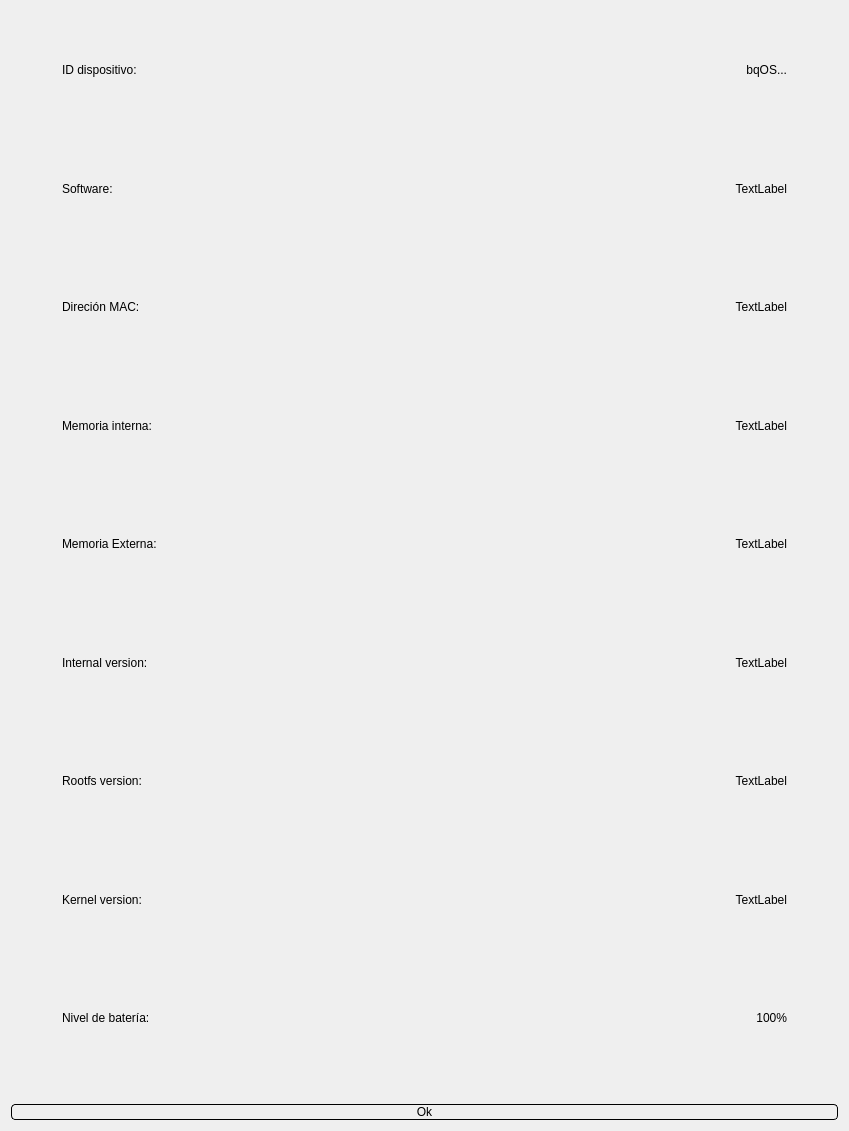
<?xml version="1.0" encoding="UTF-8"?>
<ui version="4.0">
 <class>DeviceInfoDialog</class>
 <widget class="QDialog" name="DeviceInfoDialog">
  <property name="geometry">
   <rect>
    <x>0</x>
    <y>0</y>
    <width>849</width>
    <height>1131</height>
   </rect>
  </property>
  <property name="windowTitle">
   <string>Dialog</string>
  </property>
  <property name="styleSheet">
   <string notr="true" />
  </property>
  <layout class="QVBoxLayout" name="verticalLayout">
   <item>
    <widget class="QWidget" name="settingsMenuListCont" native="true">
     <property name="sizePolicy">
      <sizepolicy hsizetype="Minimum" vsizetype="Expanding">
       <horstretch>0</horstretch>
       <verstretch>0</verstretch>
      </sizepolicy>
     </property>
     <property name="styleSheet">
      <string notr="true" />
     </property>
     <layout class="QVBoxLayout" name="verticalLayout_3">
      <property name="spacing">
       <number>0</number>
      </property>
      <property name="leftMargin">
       <number>1</number>
      </property>
      <property name="topMargin">
       <number>0</number>
      </property>
      <property name="rightMargin">
       <number>1</number>
      </property>
      <property name="bottomMargin">
       <number>1</number>
      </property>
      <item>
       <widget class="QWidget" name="widget" native="true">
        <layout class="QHBoxLayout" name="horizontalLayout_9">
         <property name="spacing">
          <number>0</number>
         </property>
         <property name="leftMargin">
          <number>50</number>
         </property>
         <property name="topMargin">
          <number>0</number>
         </property>
         <property name="rightMargin">
          <number>50</number>
         </property>
         <property name="bottomMargin">
          <number>0</number>
         </property>
         <item>
          <widget class="QLabel" name="idDeviceLbl">
           <property name="minimumSize">
            <size>
             <width>230</width>
             <height>60</height>
            </size>
           </property>
           <property name="maximumSize">
            <size>
             <width>325</width>
             <height>85</height>
            </size>
           </property>
           <property name="text">
            <string>ID dispositivo:</string>
           </property>
           <property name="alignment">
            <set>Qt::AlignLeading|Qt::AlignLeft|Qt::AlignVCenter</set>
           </property>
          </widget>
         </item>
         <item>
          <widget class="QLabel" name="idDeviceValLbl">
           <property name="minimumSize">
            <size>
             <width>250</width>
             <height>60</height>
            </size>
           </property>
           <property name="maximumSize">
            <size>
             <width>14142</width>
             <height>85</height>
            </size>
           </property>
           <property name="text">
            <string>bqOS...</string>
           </property>
           <property name="alignment">
            <set>Qt::AlignRight|Qt::AlignTrailing|Qt::AlignVCenter</set>
           </property>
          </widget>
         </item>
        </layout>
       </widget>
      </item>
      <item>
       <widget class="QWidget" name="widget_2" native="true">
        <layout class="QHBoxLayout" name="horizontalLayout_4">
         <property name="spacing">
          <number>0</number>
         </property>
         <property name="leftMargin">
          <number>50</number>
         </property>
         <property name="topMargin">
          <number>0</number>
         </property>
         <property name="rightMargin">
          <number>50</number>
         </property>
         <property name="bottomMargin">
          <number>0</number>
         </property>
         <item>
          <widget class="QLabel" name="softwareLbl">
           <property name="minimumSize">
            <size>
             <width>230</width>
             <height>60</height>
            </size>
           </property>
           <property name="maximumSize">
            <size>
             <width>325</width>
             <height>85</height>
            </size>
           </property>
           <property name="text">
            <string>Software:</string>
           </property>
           <property name="alignment">
            <set>Qt::AlignLeading|Qt::AlignLeft|Qt::AlignVCenter</set>
           </property>
          </widget>
         </item>
         <item>
          <widget class="QLabel" name="softwareValLbl">
           <property name="minimumSize">
            <size>
             <width>250</width>
             <height>60</height>
            </size>
           </property>
           <property name="maximumSize">
            <size>
             <width>14142</width>
             <height>85</height>
            </size>
           </property>
           <property name="text">
            <string>TextLabel</string>
           </property>
           <property name="alignment">
            <set>Qt::AlignRight|Qt::AlignTrailing|Qt::AlignVCenter</set>
           </property>
          </widget>
         </item>
        </layout>
       </widget>
      </item>
      <item>
       <widget class="QWidget" name="widget_3" native="true">
        <layout class="QHBoxLayout" name="horizontalLayout_3">
         <property name="spacing">
          <number>0</number>
         </property>
         <property name="leftMargin">
          <number>50</number>
         </property>
         <property name="topMargin">
          <number>0</number>
         </property>
         <property name="rightMargin">
          <number>50</number>
         </property>
         <property name="bottomMargin">
          <number>0</number>
         </property>
         <item>
          <widget class="QLabel" name="MACadressLbl">
           <property name="minimumSize">
            <size>
             <width>230</width>
             <height>60</height>
            </size>
           </property>
           <property name="maximumSize">
            <size>
             <width>325</width>
             <height>85</height>
            </size>
           </property>
           <property name="text">
            <string>Direci&#243;n MAC:</string>
           </property>
           <property name="alignment">
            <set>Qt::AlignLeading|Qt::AlignLeft|Qt::AlignVCenter</set>
           </property>
          </widget>
         </item>
         <item>
          <widget class="QLabel" name="MACaddressValLbl">
           <property name="minimumSize">
            <size>
             <width>250</width>
             <height>60</height>
            </size>
           </property>
           <property name="maximumSize">
            <size>
             <width>14142</width>
             <height>85</height>
            </size>
           </property>
           <property name="text">
            <string>TextLabel</string>
           </property>
           <property name="alignment">
            <set>Qt::AlignRight|Qt::AlignTrailing|Qt::AlignVCenter</set>
           </property>
          </widget>
         </item>
        </layout>
       </widget>
      </item>
      <item>
       <widget class="QWidget" name="widget_4" native="true">
        <layout class="QHBoxLayout" name="horizontalLayout_5">
         <property name="spacing">
          <number>0</number>
         </property>
         <property name="leftMargin">
          <number>50</number>
         </property>
         <property name="topMargin">
          <number>0</number>
         </property>
         <property name="rightMargin">
          <number>50</number>
         </property>
         <property name="bottomMargin">
          <number>0</number>
         </property>
         <item>
          <widget class="QLabel" name="internalMemLbl">
           <property name="minimumSize">
            <size>
             <width>230</width>
             <height>60</height>
            </size>
           </property>
           <property name="maximumSize">
            <size>
             <width>325</width>
             <height>85</height>
            </size>
           </property>
           <property name="text">
            <string>Memoria interna:</string>
           </property>
           <property name="alignment">
            <set>Qt::AlignLeading|Qt::AlignLeft|Qt::AlignVCenter</set>
           </property>
          </widget>
         </item>
         <item>
          <widget class="QLabel" name="internalMemValLbl">
           <property name="minimumSize">
            <size>
             <width>250</width>
             <height>60</height>
            </size>
           </property>
           <property name="maximumSize">
            <size>
             <width>14142</width>
             <height>85</height>
            </size>
           </property>
           <property name="text">
            <string>TextLabel</string>
           </property>
           <property name="alignment">
            <set>Qt::AlignRight|Qt::AlignTrailing|Qt::AlignVCenter</set>
           </property>
          </widget>
         </item>
        </layout>
       </widget>
      </item>
      <item>
       <widget class="QWidget" name="widget_5" native="true">
        <layout class="QHBoxLayout" name="horizontalLayout_6">
         <property name="spacing">
          <number>0</number>
         </property>
         <property name="leftMargin">
          <number>50</number>
         </property>
         <property name="topMargin">
          <number>0</number>
         </property>
         <property name="rightMargin">
          <number>50</number>
         </property>
         <property name="bottomMargin">
          <number>0</number>
         </property>
         <item>
          <widget class="QLabel" name="externalMemLbl">
           <property name="minimumSize">
            <size>
             <width>230</width>
             <height>60</height>
            </size>
           </property>
           <property name="maximumSize">
            <size>
             <width>325</width>
             <height>85</height>
            </size>
           </property>
           <property name="text">
            <string>Memoria Externa:</string>
           </property>
           <property name="alignment">
            <set>Qt::AlignLeading|Qt::AlignLeft|Qt::AlignVCenter</set>
           </property>
          </widget>
         </item>
         <item>
          <widget class="QLabel" name="externalMemValLbl">
           <property name="minimumSize">
            <size>
             <width>250</width>
             <height>60</height>
            </size>
           </property>
           <property name="maximumSize">
            <size>
             <width>14142</width>
             <height>85</height>
            </size>
           </property>
           <property name="text">
            <string>TextLabel</string>
           </property>
           <property name="alignment">
            <set>Qt::AlignRight|Qt::AlignTrailing|Qt::AlignVCenter</set>
           </property>
          </widget>
         </item>
        </layout>
       </widget>
      </item>
      <item>
       <widget class="QWidget" name="widget_6" native="true">
        <layout class="QHBoxLayout" name="horizontalLayout_14">
         <property name="spacing">
          <number>0</number>
         </property>
         <property name="leftMargin">
          <number>50</number>
         </property>
         <property name="topMargin">
          <number>0</number>
         </property>
         <property name="rightMargin">
          <number>50</number>
         </property>
         <property name="bottomMargin">
          <number>0</number>
         </property>
         <item>
          <widget class="QLabel" name="internalVersionLbl">
           <property name="minimumSize">
            <size>
             <width>230</width>
             <height>60</height>
            </size>
           </property>
           <property name="maximumSize">
            <size>
             <width>283</width>
             <height>85</height>
            </size>
           </property>
           <property name="text">
            <string>Internal version:</string>
           </property>
           <property name="alignment">
            <set>Qt::AlignLeading|Qt::AlignLeft|Qt::AlignVCenter</set>
           </property>
          </widget>
         </item>
         <item>
          <widget class="QLabel" name="internalVersionValLbl">
           <property name="minimumSize">
            <size>
             <width>0</width>
             <height>60</height>
            </size>
           </property>
           <property name="maximumSize">
            <size>
             <width>14142</width>
             <height>85</height>
            </size>
           </property>
           <property name="text">
            <string>TextLabel</string>
           </property>
           <property name="alignment">
            <set>Qt::AlignRight|Qt::AlignTrailing|Qt::AlignVCenter</set>
           </property>
          </widget>
         </item>
        </layout>
       </widget>
      </item>
      <item>
       <widget class="QWidget" name="widget_7" native="true">
        <layout class="QHBoxLayout" name="horizontalLayout_17">
         <property name="spacing">
          <number>0</number>
         </property>
         <property name="leftMargin">
          <number>50</number>
         </property>
         <property name="topMargin">
          <number>0</number>
         </property>
         <property name="rightMargin">
          <number>50</number>
         </property>
         <property name="bottomMargin">
          <number>0</number>
         </property>
         <item>
          <widget class="QLabel" name="rootFsLbl">
           <property name="minimumSize">
            <size>
             <width>230</width>
             <height>60</height>
            </size>
           </property>
           <property name="maximumSize">
            <size>
             <width>325</width>
             <height>85</height>
            </size>
           </property>
           <property name="text">
            <string>Rootfs version:</string>
           </property>
           <property name="alignment">
            <set>Qt::AlignLeading|Qt::AlignLeft|Qt::AlignVCenter</set>
           </property>
          </widget>
         </item>
         <item>
          <widget class="QLabel" name="rootFsValLbl">
           <property name="minimumSize">
            <size>
             <width>250</width>
             <height>60</height>
            </size>
           </property>
           <property name="maximumSize">
            <size>
             <width>14142</width>
             <height>85</height>
            </size>
           </property>
           <property name="text">
            <string>TextLabel</string>
           </property>
           <property name="alignment">
            <set>Qt::AlignRight|Qt::AlignTrailing|Qt::AlignVCenter</set>
           </property>
          </widget>
         </item>
        </layout>
       </widget>
      </item>
      <item>
       <widget class="QWidget" name="widget_8" native="true">
        <layout class="QHBoxLayout" name="horizontalLayout_13">
         <property name="spacing">
          <number>0</number>
         </property>
         <property name="leftMargin">
          <number>50</number>
         </property>
         <property name="topMargin">
          <number>0</number>
         </property>
         <property name="rightMargin">
          <number>50</number>
         </property>
         <property name="bottomMargin">
          <number>0</number>
         </property>
         <item>
          <widget class="QLabel" name="kernelVersionLbl">
           <property name="minimumSize">
            <size>
             <width>230</width>
             <height>60</height>
            </size>
           </property>
           <property name="maximumSize">
            <size>
             <width>325</width>
             <height>85</height>
            </size>
           </property>
           <property name="text">
            <string>Kernel version:</string>
           </property>
           <property name="alignment">
            <set>Qt::AlignLeading|Qt::AlignLeft|Qt::AlignVCenter</set>
           </property>
          </widget>
         </item>
         <item>
          <widget class="QLabel" name="kernelVersionVaLbl">
           <property name="minimumSize">
            <size>
             <width>250</width>
             <height>60</height>
            </size>
           </property>
           <property name="maximumSize">
            <size>
             <width>14142</width>
             <height>85</height>
            </size>
           </property>
           <property name="text">
            <string>TextLabel</string>
           </property>
           <property name="alignment">
            <set>Qt::AlignRight|Qt::AlignTrailing|Qt::AlignVCenter</set>
           </property>
          </widget>
         </item>
        </layout>
       </widget>
      </item>
      <item>
       <widget class="QWidget" name="widget_9" native="true">
        <layout class="QHBoxLayout" name="horizontalLayout_11">
         <property name="spacing">
          <number>0</number>
         </property>
         <property name="leftMargin">
          <number>50</number>
         </property>
         <property name="topMargin">
          <number>0</number>
         </property>
         <property name="rightMargin">
          <number>50</number>
         </property>
         <property name="bottomMargin">
          <number>0</number>
         </property>
         <item>
          <widget class="QLabel" name="bateryLbl">
           <property name="minimumSize">
            <size>
             <width>230</width>
             <height>60</height>
            </size>
           </property>
           <property name="maximumSize">
            <size>
             <width>325</width>
             <height>85</height>
            </size>
           </property>
           <property name="text">
            <string>Nivel de bater&#237;a:</string>
           </property>
           <property name="alignment">
            <set>Qt::AlignLeading|Qt::AlignLeft|Qt::AlignVCenter</set>
           </property>
          </widget>
         </item>
         <item>
          <widget class="QLabel" name="batteryValLbl">
           <property name="minimumSize">
            <size>
             <width>250</width>
             <height>60</height>
            </size>
           </property>
           <property name="maximumSize">
            <size>
             <width>14142</width>
             <height>85</height>
            </size>
           </property>
           <property name="text">
            <string>100%</string>
           </property>
           <property name="alignment">
            <set>Qt::AlignRight|Qt::AlignTrailing|Qt::AlignVCenter</set>
           </property>
          </widget>
         </item>
        </layout>
       </widget>
      </item>
     </layout>
    </widget>
   </item>
   <item>
    <layout class="QHBoxLayout" name="horizontalLayout">
     <property name="topMargin">
      <number>20</number>
     </property>
     <item>
      <widget class="SilentQPushButton" name="okButton">
       <property name="styleSheet">
        <string notr="true">border:1px solid #000000;
border-radius: 4px;</string>
       </property>
       <property name="text">
        <string>Ok</string>
       </property>
      </widget>
     </item>
    </layout>
   </item>
  </layout>
 </widget>
 <customwidgets>
  <customwidget>
   <class>SilentQPushButton</class>
   <extends>QPushButton</extends>
   <header>SilentQPushButton.h</header>
  </customwidget>
 </customwidgets>
 <resources />
 <connections />
</ui>
